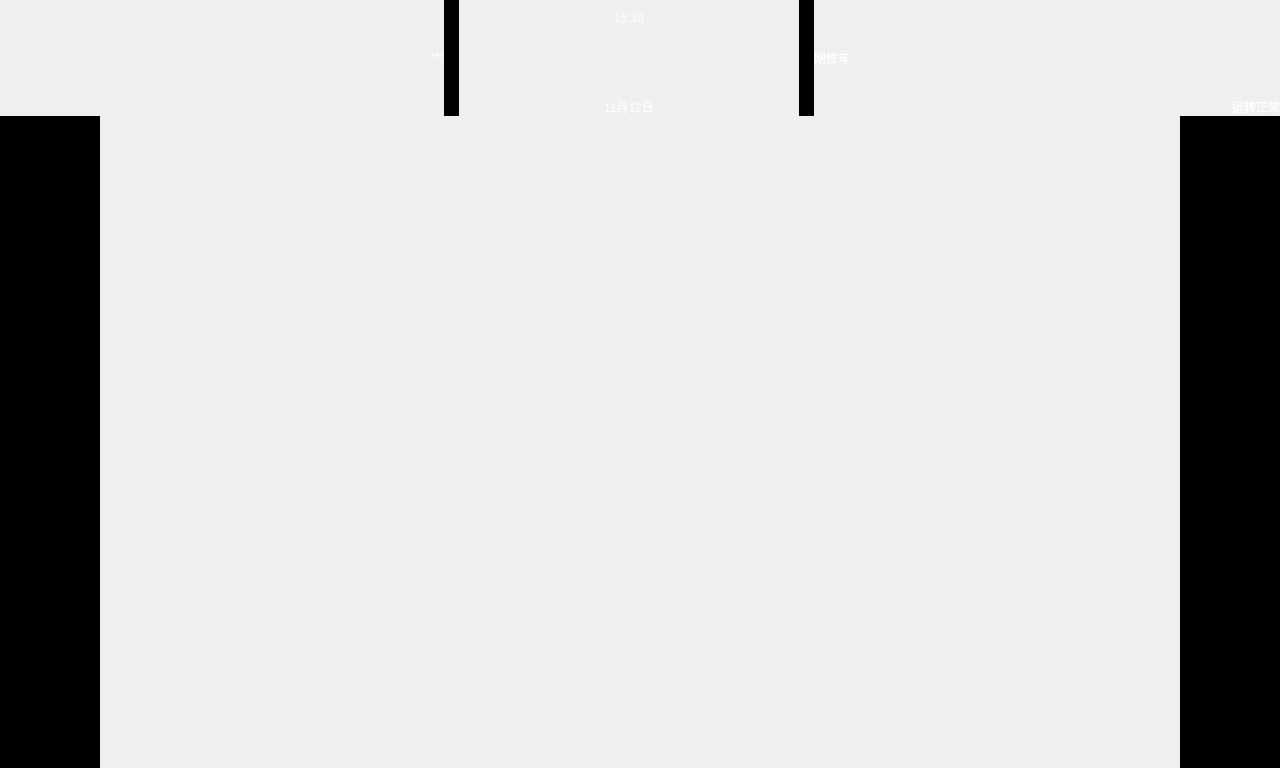
<?xml version="1.0" encoding="UTF-8"?>
<ui version="4.0">
 <class>MainWidget</class>
 <widget class="QWidget" name="MainWidget">
  <property name="geometry">
   <rect>
    <x>0</x>
    <y>0</y>
    <width>1280</width>
    <height>768</height>
   </rect>
  </property>
  <property name="minimumSize">
   <size>
    <width>800</width>
    <height>480</height>
   </size>
  </property>
  <property name="windowTitle">
   <string>MainWidget</string>
  </property>
  <property name="styleSheet">
   <string notr="true">background-image: url(:/img/resources/壁纸.png);</string>
  </property>
  <layout class="QVBoxLayout" name="verticalLayout">
   <property name="spacing">
    <number>0</number>
   </property>
   <property name="leftMargin">
    <number>0</number>
   </property>
   <property name="topMargin">
    <number>0</number>
   </property>
   <property name="rightMargin">
    <number>0</number>
   </property>
   <property name="bottomMargin">
    <number>0</number>
   </property>
   <item>
    <widget class="QWidget" name="top_widget" native="true">
     <property name="minimumSize">
      <size>
       <width>1280</width>
       <height>116</height>
      </size>
     </property>
     <property name="maximumSize">
      <size>
       <width>1280</width>
       <height>116</height>
      </size>
     </property>
     <property name="styleSheet">
      <string notr="true">background-image: url(:/顶栏壁纸.png);</string>
     </property>
     <layout class="QHBoxLayout" name="horizontalLayout">
      <property name="spacing">
       <number>0</number>
      </property>
      <property name="leftMargin">
       <number>0</number>
      </property>
      <property name="topMargin">
       <number>0</number>
      </property>
      <property name="rightMargin">
       <number>0</number>
      </property>
      <property name="bottomMargin">
       <number>0</number>
      </property>
      <item>
       <widget class="QLabel" name="logo">
        <property name="sizePolicy">
         <sizepolicy hsizetype="Fixed" vsizetype="Fixed">
          <horstretch>43</horstretch>
          <verstretch>0</verstretch>
         </sizepolicy>
        </property>
        <property name="minimumSize">
         <size>
          <width>430</width>
          <height>116</height>
         </size>
        </property>
        <property name="styleSheet">
         <string notr="true">background-image: url(:/LOGO2.png);</string>
        </property>
        <property name="text">
         <string/>
        </property>
       </widget>
      </item>
      <item>
       <widget class="QLabel" name="name">
        <property name="styleSheet">
         <string notr="true">font: 18pt &quot;Microsoft YaHei UI&quot;;


color: #FFFFFF;
background:transparent;
</string>
        </property>
        <property name="text">
         <string>***</string>
        </property>
        <property name="alignment">
         <set>Qt::AlignCenter</set>
        </property>
       </widget>
      </item>
      <item>
       <widget class="QLabel" name="label_2">
        <property name="minimumSize">
         <size>
          <width>15</width>
          <height>0</height>
         </size>
        </property>
        <property name="maximumSize">
         <size>
          <width>15</width>
          <height>16777215</height>
         </size>
        </property>
        <property name="autoFillBackground">
         <bool>false</bool>
        </property>
        <property name="styleSheet">
         <string notr="true">background-color: rgb(0, 0, 0);</string>
        </property>
        <property name="text">
         <string/>
        </property>
       </widget>
      </item>
      <item>
       <spacer name="horizontalSpacer_3">
        <property name="orientation">
         <enum>Qt::Horizontal</enum>
        </property>
        <property name="sizeHint" stdset="0">
         <size>
          <width>40</width>
          <height>20</height>
         </size>
        </property>
       </spacer>
      </item>
      <item>
       <widget class="QWidget" name="widget" native="true">
        <property name="sizePolicy">
         <sizepolicy hsizetype="Preferred" vsizetype="Fixed">
          <horstretch>0</horstretch>
          <verstretch>0</verstretch>
         </sizepolicy>
        </property>
        <property name="minimumSize">
         <size>
          <width>60</width>
          <height>116</height>
         </size>
        </property>
        <layout class="QVBoxLayout" name="verticalLayout_2">
         <property name="bottomMargin">
          <number>0</number>
         </property>
         <item>
          <widget class="QLabel" name="time">
           <property name="styleSheet">
            <string notr="true">font: 40pt &quot;Microsoft YaHei UI&quot;;


color: #FFFFFF;
background:transparent;
</string>
           </property>
           <property name="text">
            <string>15:38</string>
           </property>
           <property name="alignment">
            <set>Qt::AlignHCenter|Qt::AlignTop</set>
           </property>
          </widget>
         </item>
         <item>
          <widget class="QLabel" name="date">
           <property name="styleSheet">
            <string notr="true">font: 25pt &quot;Microsoft YaHei UI&quot;;


color: #FFFFFF;
background:transparent;
</string>
           </property>
           <property name="text">
            <string>11月12日</string>
           </property>
           <property name="alignment">
            <set>Qt::AlignBottom|Qt::AlignHCenter</set>
           </property>
          </widget>
         </item>
        </layout>
       </widget>
      </item>
      <item>
       <spacer name="horizontalSpacer_4">
        <property name="orientation">
         <enum>Qt::Horizontal</enum>
        </property>
        <property name="sizeHint" stdset="0">
         <size>
          <width>40</width>
          <height>20</height>
         </size>
        </property>
       </spacer>
      </item>
      <item>
       <widget class="QLabel" name="label_3">
        <property name="minimumSize">
         <size>
          <width>15</width>
          <height>0</height>
         </size>
        </property>
        <property name="maximumSize">
         <size>
          <width>15</width>
          <height>16777215</height>
         </size>
        </property>
        <property name="autoFillBackground">
         <bool>false</bool>
        </property>
        <property name="styleSheet">
         <string notr="true">background-color: rgb(0, 0, 0);</string>
        </property>
        <property name="text">
         <string/>
        </property>
       </widget>
      </item>
      <item>
       <widget class="QLabel" name="type">
        <property name="styleSheet">
         <string notr="true">font: 18pt &quot;Microsoft YaHei UI&quot;;


color: #FFFFFF;
background:transparent;</string>
        </property>
        <property name="text">
         <string>刚性车</string>
        </property>
        <property name="alignment">
         <set>Qt::AlignCenter</set>
        </property>
       </widget>
      </item>
      <item>
       <widget class="QStackedWidget" name="state_stack">
        <property name="minimumSize">
         <size>
          <width>430</width>
          <height>0</height>
         </size>
        </property>
        <property name="styleSheet">
         <string notr="true">background:transparent</string>
        </property>
        <property name="currentIndex">
         <number>0</number>
        </property>
        <widget class="QWidget" name="page_3">
         <widget class="QLabel" name="state">
          <property name="geometry">
           <rect>
            <x>0</x>
            <y>0</y>
            <width>430</width>
            <height>116</height>
           </rect>
          </property>
          <property name="sizePolicy">
           <sizepolicy hsizetype="Expanding" vsizetype="Fixed">
            <horstretch>0</horstretch>
            <verstretch>80</verstretch>
           </sizepolicy>
          </property>
          <property name="minimumSize">
           <size>
            <width>430</width>
            <height>116</height>
           </size>
          </property>
          <property name="layoutDirection">
           <enum>Qt::LeftToRight</enum>
          </property>
          <property name="styleSheet">
           <string notr="true">border-image: url(:/状态灯_蓝2.png);
font: 30pt &quot;Microsoft YaHei UI&quot;;
color: #FFFFFF;
</string>
          </property>
          <property name="text">
           <string>运转正常</string>
          </property>
          <property name="alignment">
           <set>Qt::AlignBottom|Qt::AlignRight|Qt::AlignTrailing</set>
          </property>
         </widget>
        </widget>
        <widget class="QWidget" name="page_4">
         <widget class="QLabel" name="label">
          <property name="geometry">
           <rect>
            <x>0</x>
            <y>0</y>
            <width>430</width>
            <height>116</height>
           </rect>
          </property>
          <property name="minimumSize">
           <size>
            <width>430</width>
            <height>116</height>
           </size>
          </property>
          <property name="styleSheet">
           <string notr="true">border-image: url(:/118.png);
font: 30pt &quot;Microsoft YaHei UI&quot;;
color: #FFFFFF;
</string>
          </property>
          <property name="text">
           <string>实时故障</string>
          </property>
          <property name="alignment">
           <set>Qt::AlignBottom|Qt::AlignRight|Qt::AlignTrailing</set>
          </property>
         </widget>
        </widget>
       </widget>
      </item>
     </layout>
    </widget>
   </item>
   <item>
    <widget class="QSplitter" name="splitter">
     <property name="orientation">
      <enum>Qt::Horizontal</enum>
     </property>
     <property name="handleWidth">
      <number>0</number>
     </property>
     <widget class="QWidget" name="left_widget" native="true">
      <property name="minimumSize">
       <size>
        <width>100</width>
        <height>688</height>
       </size>
      </property>
      <property name="maximumSize">
       <size>
        <width>100</width>
        <height>688</height>
       </size>
      </property>
      <property name="styleSheet">
       <string notr="true">background-color: rgb(0, 0, 0);</string>
      </property>
      <layout class="QGridLayout" name="gridLayout">
       <property name="leftMargin">
        <number>11</number>
       </property>
       <property name="topMargin">
        <number>43</number>
       </property>
       <property name="rightMargin">
        <number>11</number>
       </property>
       <property name="bottomMargin">
        <number>29</number>
       </property>
       <property name="verticalSpacing">
        <number>56</number>
       </property>
       <item row="3" column="0">
        <widget class="QPushButton" name="btn_home">
         <property name="minimumSize">
          <size>
           <width>80</width>
           <height>80</height>
          </size>
         </property>
         <property name="styleSheet">
          <string notr="true">QPushButton#btn_home{
	background-image: url(:/0_4.png);
border:none;
}
QPushButton#btn_home:pressed{
background-image: url(:/按键_返回主界面_按下2.png);
border:none;
}
	</string>
         </property>
         <property name="text">
          <string/>
         </property>
        </widget>
       </item>
       <item row="2" column="0">
        <widget class="QPushButton" name="btn_weight">
         <property name="minimumSize">
          <size>
           <width>80</width>
           <height>80</height>
          </size>
         </property>
         <property name="styleSheet">
          <string notr="true">QPushButton#btn_weight{
background-image: url(:/侧键_称重2.png);
border:none;
}
QPushButton#btn_weight:pressed{
background-image: url(:/侧键_称重_按下2.png);
border:none;
}
</string>
         </property>
         <property name="text">
          <string/>
         </property>
         <property name="iconSize">
          <size>
           <width>60</width>
           <height>60</height>
          </size>
         </property>
        </widget>
       </item>
       <item row="0" column="0">
        <widget class="QPushButton" name="btn_video">
         <property name="minimumSize">
          <size>
           <width>80</width>
           <height>80</height>
          </size>
         </property>
         <property name="maximumSize">
          <size>
           <width>80</width>
           <height>80</height>
          </size>
         </property>
         <property name="styleSheet">
          <string notr="true">QPushButton#btn_video{
	background-image: url(:/侧键_影像2.png);
border:none;
}
QPushButton#btn_video:pressed{
background-image: url(:/侧键_影像_按下2.png);
border:none;
}
</string>
         </property>
         <property name="text">
          <string/>
         </property>
         <property name="iconSize">
          <size>
           <width>80</width>
           <height>80</height>
          </size>
         </property>
        </widget>
       </item>
       <item row="1" column="0">
        <widget class="QPushButton" name="btn_engine">
         <property name="minimumSize">
          <size>
           <width>80</width>
           <height>80</height>
          </size>
         </property>
         <property name="styleSheet">
          <string notr="true">background-image: url(:/发动机.png);
border:none</string>
         </property>
         <property name="text">
          <string/>
         </property>
        </widget>
       </item>
      </layout>
     </widget>
     <widget class="QStackedWidget" name="c_stackedWidget">
      <property name="minimumSize">
       <size>
        <width>1080</width>
        <height>652</height>
       </size>
      </property>
      <property name="maximumSize">
       <size>
        <width>1080</width>
        <height>652</height>
       </size>
      </property>
      <property name="styleSheet">
       <string notr="true">background:url(:/壁纸.png)</string>
      </property>
      <property name="currentIndex">
       <number>0</number>
      </property>
      <widget class="QWidget" name="page"/>
      <widget class="QWidget" name="page_2"/>
     </widget>
     <widget class="QWidget" name="right_widget" native="true">
      <property name="minimumSize">
       <size>
        <width>100</width>
        <height>688</height>
       </size>
      </property>
      <property name="maximumSize">
       <size>
        <width>100</width>
        <height>688</height>
       </size>
      </property>
      <property name="styleSheet">
       <string notr="true">background-color: rgb(0, 0, 0);</string>
      </property>
      <layout class="QGridLayout" name="gridLayout_2">
       <property name="leftMargin">
        <number>11</number>
       </property>
       <property name="topMargin">
        <number>43</number>
       </property>
       <property name="rightMargin">
        <number>12</number>
       </property>
       <property name="bottomMargin">
        <number>29</number>
       </property>
       <property name="verticalSpacing">
        <number>56</number>
       </property>
       <item row="2" column="0">
        <widget class="QPushButton" name="btn_gearbox">
         <property name="minimumSize">
          <size>
           <width>80</width>
           <height>80</height>
          </size>
         </property>
         <property name="styleSheet">
          <string notr="true">background-image: url(:/gearbox1.PNG);
border:none;
	</string>
         </property>
         <property name="text">
          <string/>
         </property>
        </widget>
       </item>
       <item row="3" column="0">
        <widget class="QPushButton" name="btn_back">
         <property name="minimumSize">
          <size>
           <width>80</width>
           <height>80</height>
          </size>
         </property>
         <property name="styleSheet">
          <string notr="true">QPushButton#btn_back{
background-image: url(:/侧键_回退2.png);
border:none;
}
QPushButton#btn_back:pressed{
	
	background-image: url(:/侧键_回退_按下2.png);

border:none;
}
	</string>
         </property>
         <property name="text">
          <string/>
         </property>
        </widget>
       </item>
       <item row="0" column="0">
        <widget class="QPushButton" name="btn_help">
         <property name="minimumSize">
          <size>
           <width>80</width>
           <height>80</height>
          </size>
         </property>
         <property name="styleSheet">
          <string notr="true">QPushButton#btn_help{
background-image: url(:/侧键_帮助2.png);
border:none;
}
QPushButton#btn_help:pressed{
	
	background-image: url(:/侧键_帮助_按下2.png);

border:none;
}
	</string>
         </property>
         <property name="text">
          <string/>
         </property>
        </widget>
       </item>
       <item row="1" column="0">
        <widget class="QPushButton" name="btn_pressure">
         <property name="minimumSize">
          <size>
           <width>80</width>
           <height>80</height>
          </size>
         </property>
         <property name="styleSheet">
          <string notr="true">background-image: url(:/压力.png);
border:none;</string>
         </property>
         <property name="text">
          <string/>
         </property>
        </widget>
       </item>
      </layout>
     </widget>
    </widget>
   </item>
  </layout>
 </widget>
 <layoutdefault spacing="6" margin="11"/>
 <resources/>
 <connections/>
</ui>
